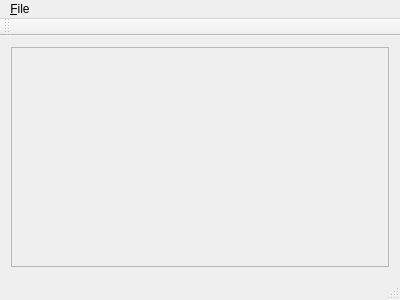
<?xml version="1.0" encoding="UTF-8"?>
<ui version="4.0">
 <class>MainWindow</class>
 <widget class="QMainWindow" name="MainWindow">
  <property name="geometry">
   <rect>
    <x>0</x>
    <y>0</y>
    <width>400</width>
    <height>300</height>
   </rect>
  </property>
  <property name="windowTitle">
   <string>MainWindow</string>
  </property>
  <widget class="QWidget" name="centralWidget">
   <layout class="QVBoxLayout" name="verticalLayout">
    <item>
     <widget class="QScrollArea" name="scrollArea">
      <property name="widgetResizable">
       <bool>true</bool>
      </property>
      <widget class="QWidget" name="scrollAreaWidgetContents">
       <property name="geometry">
        <rect>
         <x>0</x>
         <y>0</y>
         <width>380</width>
         <height>221</height>
        </rect>
       </property>
       <layout class="QVBoxLayout" name="verticalLayout_2">
        <item>
         <widget class="QLabel" name="label">
          <property name="text">
           <string/>
          </property>
         </widget>
        </item>
       </layout>
      </widget>
     </widget>
    </item>
   </layout>
  </widget>
  <widget class="QMenuBar" name="menuBar">
   <property name="geometry">
    <rect>
     <x>0</x>
     <y>0</y>
     <width>400</width>
     <height>20</height>
    </rect>
   </property>
   <widget class="QMenu" name="menu_File">
    <property name="title">
     <string>&amp;File</string>
    </property>
    <addaction name="action_Capture"/>
    <addaction name="action_Clear"/>
    <addaction name="action_Save"/>
    <addaction name="action_Exit"/>
   </widget>
   <addaction name="menu_File"/>
  </widget>
  <widget class="QToolBar" name="mainToolBar">
   <attribute name="toolBarArea">
    <enum>TopToolBarArea</enum>
   </attribute>
   <attribute name="toolBarBreak">
    <bool>false</bool>
   </attribute>
  </widget>
  <widget class="QStatusBar" name="statusBar"/>
  <action name="action_Capture">
   <property name="text">
    <string>&amp;Capture</string>
   </property>
  </action>
  <action name="action_Save">
   <property name="text">
    <string>&amp;Save</string>
   </property>
  </action>
  <action name="action_Exit">
   <property name="text">
    <string>&amp;Exit</string>
   </property>
  </action>
  <action name="action_Clear">
   <property name="text">
    <string>Clear</string>
   </property>
  </action>
 </widget>
 <layoutdefault spacing="6" margin="11"/>
 <resources/>
 <connections>
  <connection>
   <sender>action_Exit</sender>
   <signal>triggered()</signal>
   <receiver>MainWindow</receiver>
   <slot>close()</slot>
   <hints>
    <hint type="sourcelabel">
     <x>-1</x>
     <y>-1</y>
    </hint>
    <hint type="destinationlabel">
     <x>199</x>
     <y>149</y>
    </hint>
   </hints>
  </connection>
  <connection>
   <sender>action_Capture</sender>
   <signal>triggered()</signal>
   <receiver>MainWindow</receiver>
   <slot>capturar()</slot>
   <hints>
    <hint type="sourcelabel">
     <x>-1</x>
     <y>-1</y>
    </hint>
    <hint type="destinationlabel">
     <x>199</x>
     <y>149</y>
    </hint>
   </hints>
  </connection>
  <connection>
   <sender>action_Save</sender>
   <signal>triggered()</signal>
   <receiver>MainWindow</receiver>
   <slot>guardar()</slot>
   <hints>
    <hint type="sourcelabel">
     <x>-1</x>
     <y>-1</y>
    </hint>
    <hint type="destinationlabel">
     <x>199</x>
     <y>149</y>
    </hint>
   </hints>
  </connection>
  <connection>
   <sender>action_Clear</sender>
   <signal>triggered()</signal>
   <receiver>MainWindow</receiver>
   <slot>limpiar()</slot>
   <hints>
    <hint type="sourcelabel">
     <x>-1</x>
     <y>-1</y>
    </hint>
    <hint type="destinationlabel">
     <x>199</x>
     <y>149</y>
    </hint>
   </hints>
  </connection>
  <connection>
   <sender>action_Save</sender>
   <signal>triggered()</signal>
   <receiver>action_Clear</receiver>
   <slot>trigger()</slot>
   <hints>
    <hint type="sourcelabel">
     <x>-1</x>
     <y>-1</y>
    </hint>
    <hint type="destinationlabel">
     <x>-1</x>
     <y>-1</y>
    </hint>
   </hints>
  </connection>
 </connections>
 <slots>
  <slot>capturar()</slot>
  <slot>guardar()</slot>
  <slot>limpiar()</slot>
 </slots>
</ui>
